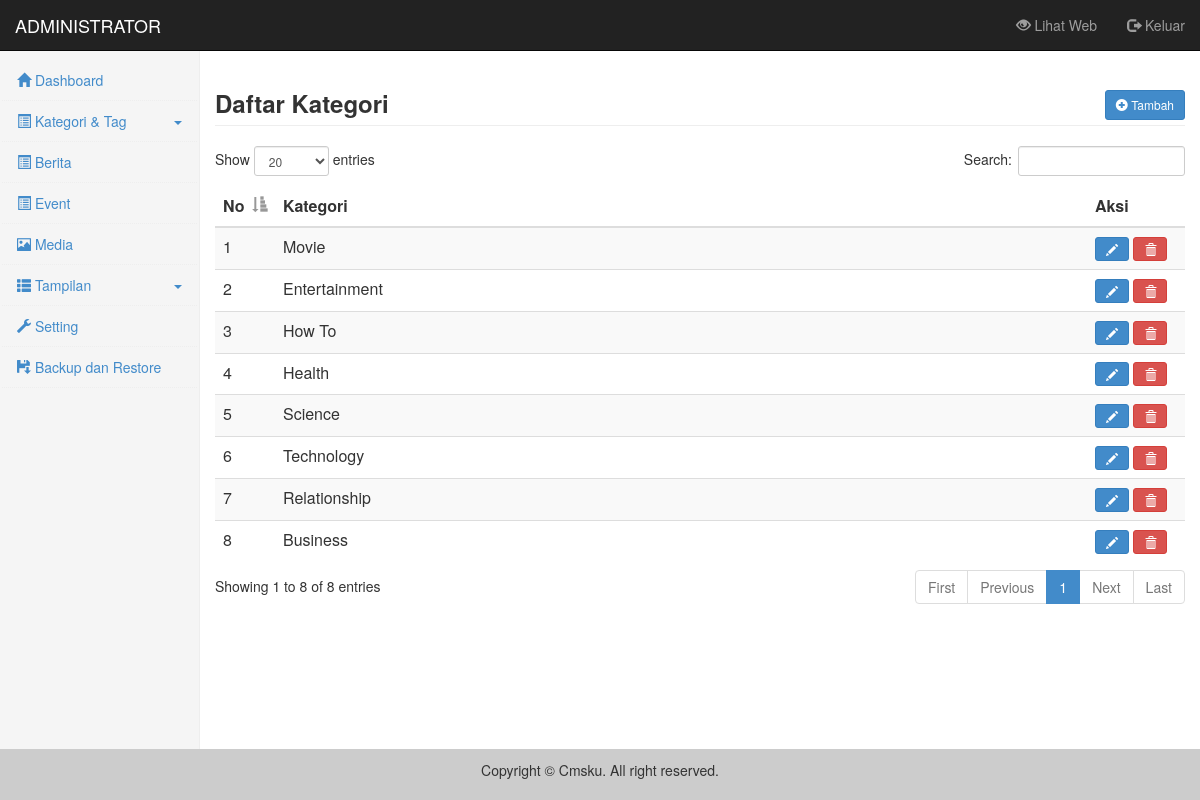
/admin/index.php?content=kategori (signed in), run on the app's committed database.
### tables this page shows
CREATE TABLE `kategori` (
  `id_kategori` int(5) NOT NULL AUTO_INCREMENT,
  `kategori` varchar(50) NOT NULL,
  `kategori_seo` varchar(100) NOT NULL,
  PRIMARY KEY (`id_kategori`)
);

### admin/menu_template.php (called while the page is built, shortened)
<?php
$admin_author = array("admin", "author");
buat_menu("dashboard", "home", "Dashboard", $admin_author);
buka_dropdown("list-alt", "Kategori & Tag");
tutup_dropdown();

### library/function_table.php (the view)
<?php
function buka_tabel($judul){
	echo'<div class="table-responsive">
		<table class="table-data table table-striped" width="100%">
		<thead>
			<tr>
				<th style="width: 10px">No</th>';
	foreach($judul as $jdl){
		echo '<th>'.$jdl.'</th>';
	}
	echo'		<th style="width: 60px">Aksi</th>
			</tr>
		</thead>
		<tbody>';
}
function isi_tabel($no, $data, $link, $id, $edit=true, $hapus=true){
	echo'<tr>
			<td valign="top">'.$no.'</td>';
	foreach($data as $dt){
		echo'<td valign="top">'.$dt.'</td>';
	}
	echo'<td valign="top">';
	if($edit){
		echo'<a href="'.$link.'&show=form&id='.$id.'" class="btn btn-primary btn-sm">
				<i class="glyphicon glyphicon-pencil"></i>
			</a> ';
	}
	if($hapus){
		echo'<a href="'.$link.'&show=delete&id='.$id.'" class="btn btn-danger btn-sm">
				<i class="glyphicon glyphicon-trash"></i>
			</a>';
	}
	echo'</td>
		</tr>';
}
function tutup_tabel(){
	echo'		</tbody>
			</table>
		</div>';
}
?>

### admin/index.php (shortened to what this page needs)
<?php
include "../library/function_menu.php";
include "../library/function_table.php";
if(empty($_SESSION['username']) or empty($_SESSION['password']) or $_SESSION['login']==0){
	header('location: login.php');
}else{
?>
<html>
<head>
	<link rel="stylesheet" type="text/css" href="../plugin/bootstrap/css/bootstrap.min.css"/>
	<link rel="stylesheet" type="text/css" href="css/style.css"/>
</head>
<body>
<nav class="navbar navbar-inverse navbar-fixed-top">
	<div class="container-fluid">
		<?php include "menu.php"; ?>
	</div>
</nav>
<section class="container-fluid">
	<div class="row">
		<div class="col-md-2 col-sm-3 hidden-xs sidebar">
			<?php include "sidebar.php"; ?>
		</div>
		<div class="col-sm-9 col-sm-offset-3 col-md-10 col-md-offset-2 main">
			<?php include "content.php"; ?>
		</div>
	</div>
</section>
<footer class="navbar navbar-fixed-bottom footer">
	<div class="container-fluid">
		<p class="text-center">Copyright &copy; Cmsku. All right reserved.</p>
	</div>
</footer>
	<link type="text/css" rel="stylesheet" href="../plugin/dataTables/css/dataTables.bootstrap.css">
</body>
</html>
<?php } ?>

### admin/menu.php (shortened to what this page needs)
<div class="navbar-header">
    <a class="navbar-brand" href="#">ADMINISTRATOR</a>
</div>
<div id="navbar" class="navbar-collapse collapse">
<?php
	include("menu_template.php");
?>
	<ul class="nav navbar-nav navbar-right">
		<li><a target='_blank' href="../"><i class="glyphicon glyphicon-eye-open"></i> Lihat Web</a></li>
		<li><a href="logout.php"><i class="glyphicon glyphicon-log-out"></i> Keluar</a></li>
	</ul>
</div>

### admin/sidebar.php (shortened to what this page needs)
<ul class="nav">
<?php
	include("menu_template.php");
?>
</ul>

### library/function_menu.php (shortened to what this page needs)
<?php
function buat_menu($link, $ikon, $judul,  $leveluser=array("admin")){
	foreach($leveluser as $level){
		if($_SESSION['leveluser']==$level) echo'<li><a href="?content='.$link.'"><i class="glyphicon glyphicon-'.$ikon.'"></i> '.$judul.'</a></li>';
	}
}
function buka_dropdown($ikon, $judul, $leveluser=array("admin")){
	foreach($leveluser as $level){
		if($_SESSION['leveluser']==$level)
			echo'<li class="dropdown"><a class="dropdown-toggle" data-toggle="dropdown" href="#">
			<i class="glyphicon glyphicon-'.$ikon.'"></i> '.$judul.' <b class="caret"></b></a>
			<ul class="dropdown-menu">';
	}
}
function tutup_dropdown($leveluser=array("admin")){
	foreach($leveluser as $level){
		if($_SESSION['leveluser']==$level) echo'</ul></li>';
	}
}
?>

### admin/content.php (shortened to what this page needs)
<?php
$content = isset($_GET['content']) ? $_GET['content'] : 'dashboard';
$kosong = true;
$page = array('dashboard', 'artikel', 'berita', 'event', 'kategori', 'tag', 'halaman', 'komentar', 'media', 'modul', 'template', 'menu', 'widget', 'layout', 'user', 'setting', 'backuprestore');
foreach($page as $pg){
	if($content == $pg and $kosong){
		include 'content/'.$pg.'.php';
		$kosong = false;
	}
}
?>

### admin/content/kategori.php (shortened to what this page needs)
<?php
$show = isset($_GET['show']) ? $_GET['show'] : "";
$link = "?content=kategori";
switch($show){
	default:
		echo '<h3 class="page-header"><b>Daftar Kategori</b>
				<a href="'.$link.'&show=form" class="btn btn-primary btn-sm pull-right top-button">
					<i class="glyphicon glyphicon-plus-sign"></i> Tambah
				</a>
			</h3>';
		buka_tabel(array("Kategori"));
		$no = 1;
		$query = $mysqli->query("SELECT * FROM kategori ORDER BY id_kategori");
		while($data = $query->fetch_array()){
			isi_tabel($no, array($data['kategori']), $link, $data['id_kategori']);
			$no++;
		}
		tutup_tabel();
	break;
}
?>

### admin/css/style.css (style rules this page uses)
.sidebar { position: fixed; top: 40px; bottom: 0; left: 0; z-index: 1000; display: block; padding: 20px 2px; overflow-x: hidden; overflow-y: auto; background-color: #f5f5f5; border-right: 1px solid #eee; margin-bottom: 40px; }
.sidebar li { border-bottom: 1px dotted #eee; }
.sidebar .caret { float: right; display: inline-block; margin-top: 10px; }
.main { padding-top: 50px; padding-bottom: 50px; }
.footer { background: #ccc; padding: 10px; }

### data on the page
kategori: no "1", dt "Movie"
kategori: no "2", dt "Entertainment"
kategori: no "3", dt "How To"
kategori: no "4", dt "Health"
kategori: no "5", dt "Science"
kategori: no "6", dt "Technology"
kategori: no "7", dt "Relationship"
kategori: no "8", dt "Business"

### other printed values
$judul "Dashboard"
$judul "Kategori & Tag"
$judul "Berita"
$judul "Event"
$judul "Media"
$judul "Tampilan"
$judul "Setting"
$judul "Backup dan Restore"
$jdl "Kategori"
